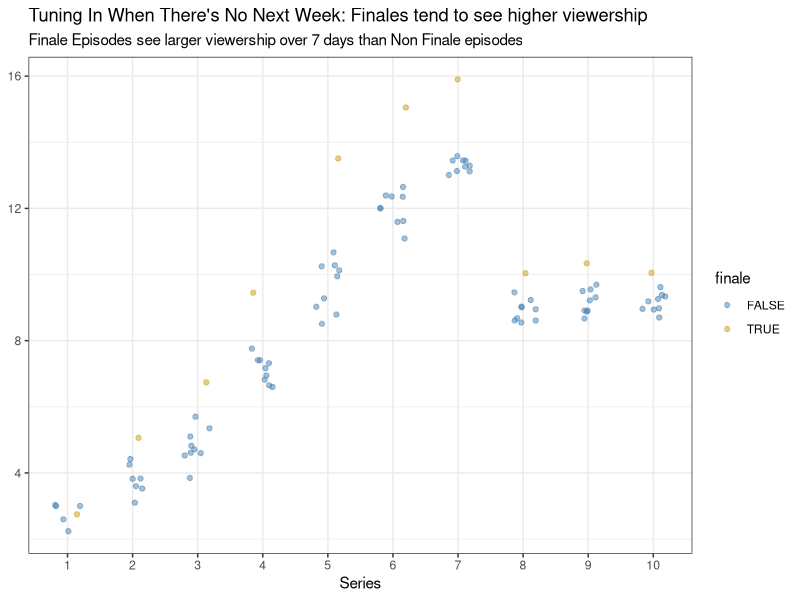
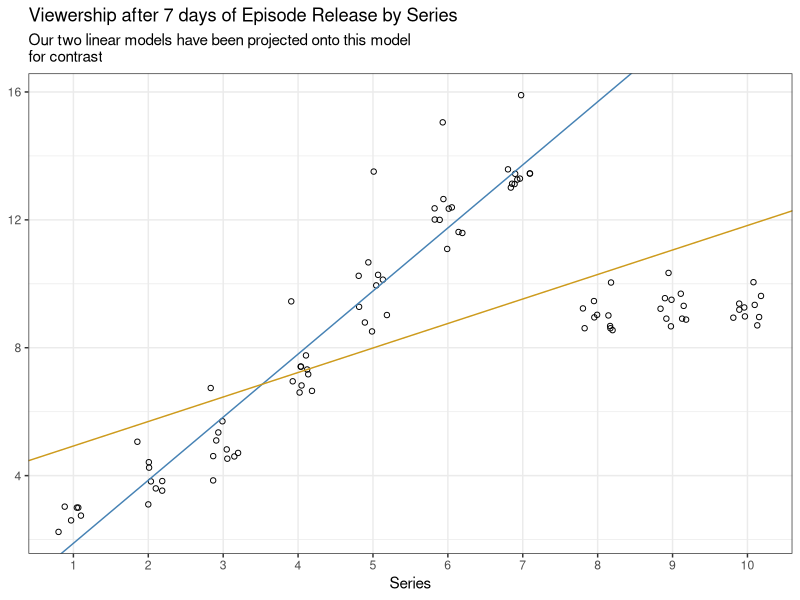

Source code (R) for these figures, in order:
## ---- chunk 1
#| label: setup
library(tidyverse)
library(here)
library(kableExtra)


ratings <- read_csv("ratings.csv")

## ---- chunk 2
#| label: data-cleaning


## ADDING INDICATOR VARIABLE
finale_episodes <- ratings|>
  group_by(series)|>
  slice_max(order_by = episode)|>
  ungroup()|>
  mutate(
    finale = TRUE
  )

non_finale_episodes <- ratings |>
  anti_join(finale_episodes)|>
  mutate(
    finale = FALSE
  )
ratings_new <- non_finale_episodes |>
  full_join(finale_episodes)


non<- non_finale_episodes|>
  summarise(
    type = "Non Finale Episodes",
    mean = mean(viewers_7day),
    sd = sd(viewers_7day),
    median = median(viewers_7day),
    q1 = quantile(viewers_7day,probs = .25),
    q3 = quantile(viewers_7day,probs = .75)
    
  )

fin <- finale_episodes|>
  summarise(
    type = "Finale Episodes",
    mean = mean(viewers_7day),
    sd = sd(viewers_7day),
    median = median(viewers_7day),
    q1 = quantile(viewers_7day,probs = .25),
    q3 = quantile(viewers_7day,probs = .75)
  )

ratings_subset <- ratings|>
  filter(series <8)



## ---- chunk 3
#| label: data-analysis
# you might choose to run your analysis here or in a separate script. Save your output for later.

## T-TEST
t.test(formula = x ~ y, x = ratings_new$viewers_7day, y = ratings_new$finale, alternative = "greater")


## LINEAR MODELS
bakeoff_early_fit <- lm(viewers_7day ~ series, data = ratings_subset)

bakeoff_fit <- lm(viewers_7day ~ series, data = ratings)

## ---- chunk 4
#| label: fig-finale-viewership-plot
#| fig-cap: "Your figure caption."
#| fig-alt: "Your figure alternative text."
#| fig-align: center
#| fig-pos: "H"

ratings_new|>
  ggplot(mapping = aes(x = factor(series)))+
  geom_jitter(mapping = aes(y = viewers_7day, color = finale),
              width = 0.2, height = 0, alpha = 0.5)+
  theme_bw()+
  labs(
    x = "Series",
    y = NULL,
    subtitle = "Finale Episodes see larger viewership over 7 days than Non Finale episodes",
    title = "Tuning In When There's No Next Week: Finales tend to see higher viewership"
  )+
  scale_color_manual(values = c("steelblue", "goldenrod3"))


## ---- chunk 5
#| label: tbl-finale-viewership-summary
#| tbl-cap: "Put caption here."
#| tbl-pos: "H"


non |>
  full_join(fin)|>
  kable(
    format = "pipe",
    align = "l",
    caption = "Summary Stats for Non Finale and Finale Episodes"
  )
## ---- chunk 6
#| label: fig-linear-model-viewership-plot
#| fig-cap: "Graph of viewership for every episode with two lines projected onto it. Blue line is projected onto the graph showing the subsetted linear model. Yellow line is projected onto the line showing the full linear model. This graph shows how the subsetting linear model fits the first seven series extremely well, showing that series 8, 9, and 10 have a different trend."
#| fig-alt: "Your figure alternative text."
#| fig-align: center
#| fig-pos: "H"

ratings |>
  ggplot(mapping = aes(x = factor(series), y = viewers_7day))+
  geom_jitter(width = 0.2, height = 0, shape = 1)+
  geom_abline(
    slope = 1.97278, intercept = -0.08880, col = "steelblue"
              )+
  geom_abline(
    slope = 0.76636, intercept = 4.16083, col = "goldenrod3"
    )+
  theme_bw()+
  labs(
    x = "Series",
    y = NULL,
    subtitle = "Our two linear models have been projected onto this model \nfor contrast",
    title = "Viewership after 7 days of Episode Release by Series"
  )
  
